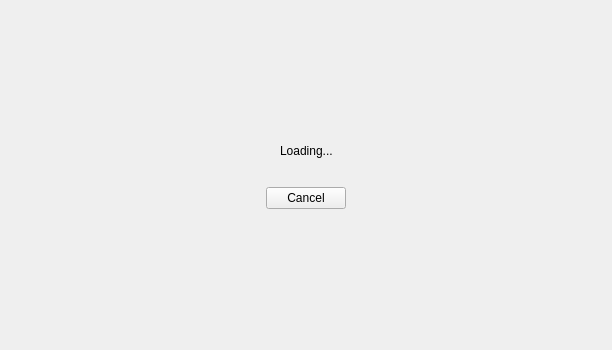
<?xml version="1.0" encoding="UTF-8"?>
<ui version="4.0">
 <class>Loader</class>
 <widget class="QWidget" name="Loader">
  <property name="geometry">
   <rect>
    <x>0</x>
    <y>0</y>
    <width>612</width>
    <height>350</height>
   </rect>
  </property>
  <layout class="QVBoxLayout" name="verticalLayout_2">
   <item>
    <spacer name="verticalSpacer">
     <property name="orientation">
      <enum>Qt::Vertical</enum>
     </property>
     <property name="sizeHint" stdset="0">
      <size>
       <width>20</width>
       <height>112</height>
      </size>
     </property>
    </spacer>
   </item>
   <item>
    <layout class="QHBoxLayout" name="horizontalLayout_4">
     <item>
      <spacer name="horizontalSpacer_7">
       <property name="orientation">
        <enum>Qt::Horizontal</enum>
       </property>
       <property name="sizeHint" stdset="0">
        <size>
         <width>40</width>
         <height>20</height>
        </size>
       </property>
      </spacer>
     </item>
     <item>
      <layout class="QVBoxLayout" name="verticalLayout">
       <item>
        <layout class="QHBoxLayout" name="horizontalLayout">
         <item>
          <spacer name="horizontalSpacer_4">
           <property name="orientation">
            <enum>Qt::Horizontal</enum>
           </property>
           <property name="sizeHint" stdset="0">
            <size>
             <width>13</width>
             <height>20</height>
            </size>
           </property>
          </spacer>
         </item>
         <item>
          <widget class="QLabel" name="label">
           <property name="text">
            <string>Loading...</string>
           </property>
          </widget>
         </item>
         <item>
          <spacer name="horizontalSpacer_3">
           <property name="orientation">
            <enum>Qt::Horizontal</enum>
           </property>
           <property name="sizeHint" stdset="0">
            <size>
             <width>13</width>
             <height>20</height>
            </size>
           </property>
          </spacer>
         </item>
        </layout>
       </item>
       <item>
        <layout class="QHBoxLayout" name="horizontalLayout_2">
         <item>
          <spacer name="horizontalSpacer">
           <property name="orientation">
            <enum>Qt::Horizontal</enum>
           </property>
           <property name="sizeHint" stdset="0">
            <size>
             <width>13</width>
             <height>20</height>
            </size>
           </property>
          </spacer>
         </item>
        </layout>
       </item>
       <item>
        <layout class="QHBoxLayout" name="horizontalLayout_3">
         <item>
          <spacer name="horizontalSpacer_5">
           <property name="orientation">
            <enum>Qt::Horizontal</enum>
           </property>
           <property name="sizeHint" stdset="0">
            <size>
             <width>13</width>
             <height>20</height>
            </size>
           </property>
          </spacer>
         </item>
         <item>
          <widget class="QPushButton" name="cancelButton">
           <property name="maximumSize">
            <size>
             <width>80</width>
             <height>16777215</height>
            </size>
           </property>
           <property name="text">
            <string>Cancel</string>
           </property>
          </widget>
         </item>
         <item>
          <spacer name="horizontalSpacer_6">
           <property name="orientation">
            <enum>Qt::Horizontal</enum>
           </property>
           <property name="sizeHint" stdset="0">
            <size>
             <width>13</width>
             <height>20</height>
            </size>
           </property>
          </spacer>
         </item>
        </layout>
       </item>
      </layout>
     </item>
     <item>
      <spacer name="horizontalSpacer_8">
       <property name="orientation">
        <enum>Qt::Horizontal</enum>
       </property>
       <property name="sizeHint" stdset="0">
        <size>
         <width>40</width>
         <height>20</height>
        </size>
       </property>
      </spacer>
     </item>
    </layout>
   </item>
   <item>
    <spacer name="verticalSpacer_2">
     <property name="orientation">
      <enum>Qt::Vertical</enum>
     </property>
     <property name="sizeHint" stdset="0">
      <size>
       <width>20</width>
       <height>111</height>
      </size>
     </property>
    </spacer>
   </item>
  </layout>
 </widget>
 <resources/>
 <connections/>
</ui>
